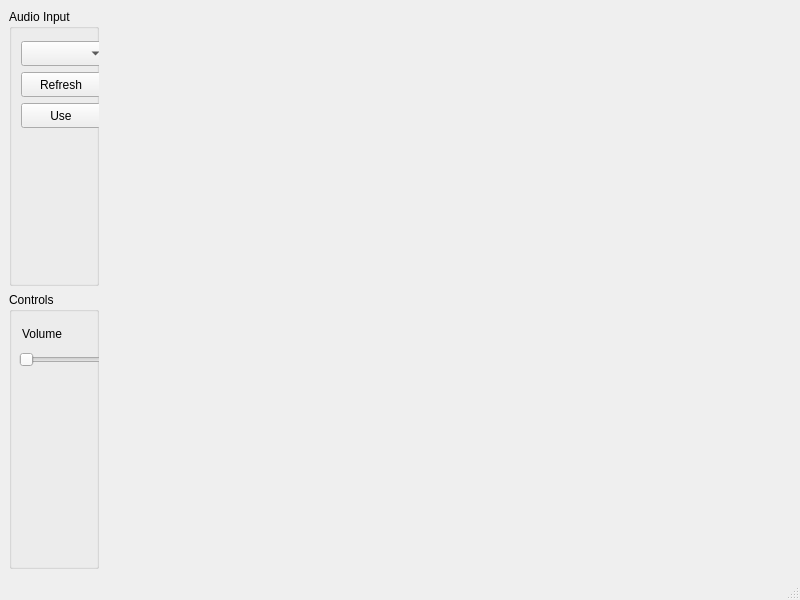
<?xml version="1.0" encoding="UTF-8"?>
<ui version="4.0">
 <class>MainWindow</class>
 <widget class="QMainWindow" name="MainWindow">
  <property name="geometry">
   <rect>
    <x>0</x>
    <y>0</y>
    <width>800</width>
    <height>600</height>
   </rect>
  </property>
  <property name="windowTitle">
   <string>MainWindow</string>
  </property>
  <widget class="QWidget" name="centralwidget">
   <layout class="QGridLayout" name="gridLayout_2">
    <item row="0" column="0">
     <layout class="QVBoxLayout" name="verticalLayout">
      <item>
       <widget class="QGroupBox" name="audioInputGroupBox">
        <property name="sizePolicy">
         <sizepolicy hsizetype="Preferred" vsizetype="Minimum">
          <horstretch>0</horstretch>
          <verstretch>0</verstretch>
         </sizepolicy>
        </property>
        <property name="title">
         <string>Audio Input</string>
        </property>
        <widget class="QPushButton" name="refreshInputPushButton">
         <property name="geometry">
          <rect>
           <x>12</x>
           <y>63</y>
           <width>80</width>
           <height>25</height>
          </rect>
         </property>
         <property name="sizePolicy">
          <sizepolicy hsizetype="Preferred" vsizetype="Fixed">
           <horstretch>0</horstretch>
           <verstretch>0</verstretch>
          </sizepolicy>
         </property>
         <property name="text">
          <string>Refresh</string>
         </property>
        </widget>
        <widget class="QPushButton" name="useInputPushButton">
         <property name="geometry">
          <rect>
           <x>12</x>
           <y>94</y>
           <width>80</width>
           <height>25</height>
          </rect>
         </property>
         <property name="sizePolicy">
          <sizepolicy hsizetype="Preferred" vsizetype="Fixed">
           <horstretch>0</horstretch>
           <verstretch>0</verstretch>
          </sizepolicy>
         </property>
         <property name="text">
          <string>Use</string>
         </property>
        </widget>
        <widget class="QComboBox" name="inputDeviceComboBox">
         <property name="geometry">
          <rect>
           <x>12</x>
           <y>32</y>
           <width>86</width>
           <height>25</height>
          </rect>
         </property>
         <property name="sizePolicy">
          <sizepolicy hsizetype="Preferred" vsizetype="Fixed">
           <horstretch>0</horstretch>
           <verstretch>0</verstretch>
          </sizepolicy>
         </property>
        </widget>
       </widget>
      </item>
      <item>
       <widget class="QGroupBox" name="groupBox">
        <property name="sizePolicy">
         <sizepolicy hsizetype="Preferred" vsizetype="Minimum">
          <horstretch>0</horstretch>
          <verstretch>0</verstretch>
         </sizepolicy>
        </property>
        <property name="title">
         <string>Controls</string>
        </property>
        <widget class="QLabel" name="label">
         <property name="geometry">
          <rect>
           <x>13</x>
           <y>33</y>
           <width>52</width>
           <height>17</height>
          </rect>
         </property>
         <property name="sizePolicy">
          <sizepolicy hsizetype="Preferred" vsizetype="Preferred">
           <horstretch>0</horstretch>
           <verstretch>0</verstretch>
          </sizepolicy>
         </property>
         <property name="text">
          <string>Volume</string>
         </property>
        </widget>
        <widget class="QSlider" name="volumeHorizontalSlider">
         <property name="geometry">
          <rect>
           <x>10</x>
           <y>60</y>
           <width>91</width>
           <height>16</height>
          </rect>
         </property>
         <property name="sizePolicy">
          <sizepolicy hsizetype="Preferred" vsizetype="Fixed">
           <horstretch>0</horstretch>
           <verstretch>0</verstretch>
          </sizepolicy>
         </property>
         <property name="maximum">
          <number>1000</number>
         </property>
         <property name="orientation">
          <enum>Qt::Horizontal</enum>
         </property>
        </widget>
       </widget>
      </item>
     </layout>
    </item>
    <item row="0" column="1">
     <widget class="QWidget" name="widget" native="true">
      <layout class="QVBoxLayout" name="verticalLayout_2">
       <item>
        <widget class="QCustomPlot" name="plot" native="true">
         <property name="sizePolicy">
          <sizepolicy hsizetype="Expanding" vsizetype="Minimum">
           <horstretch>0</horstretch>
           <verstretch>0</verstretch>
          </sizepolicy>
         </property>
         <property name="minimumSize">
          <size>
           <width>0</width>
           <height>256</height>
          </size>
         </property>
        </widget>
       </item>
       <item>
        <widget class="QCustomPlot" name="plot2" native="true"/>
       </item>
      </layout>
     </widget>
    </item>
   </layout>
  </widget>
  <widget class="QMenuBar" name="menubar">
   <property name="geometry">
    <rect>
     <x>0</x>
     <y>0</y>
     <width>800</width>
     <height>22</height>
    </rect>
   </property>
  </widget>
  <widget class="QStatusBar" name="statusbar"/>
 </widget>
 <customwidgets>
  <customwidget>
   <class>QCustomPlot</class>
   <extends>QWidget</extends>
   <header>qcustomplot.h</header>
   <container>1</container>
  </customwidget>
 </customwidgets>
 <resources/>
 <connections/>
</ui>
